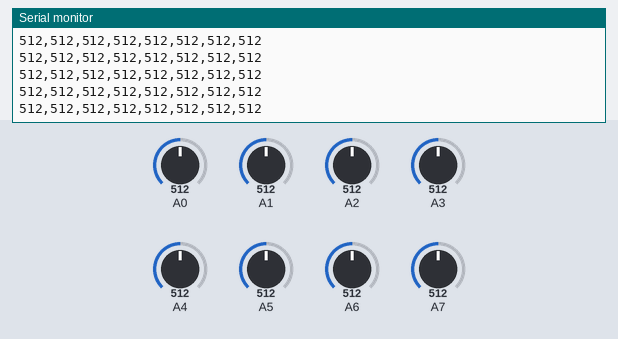
The sketch below on a simulated Arduino Nano, built with avr-gcc and run on an emulated ATmega328P. Parts: the last lines printed to the serial monitor. The inputs (shaded band) are chosen by the test bench; at power-on: A1 = 512, A0 = 512, A2 = 512, A3 = 512, A4 = 512, A5 = 512, A6 = 512, A7 = 512.

Above: at 4.2 s.
4.3 s: A1 set to 109
At 4.9 s:
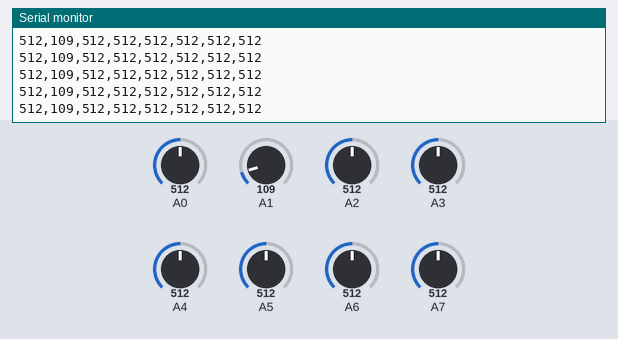
7.3 s: A1 set to 94
At 8.4 s:
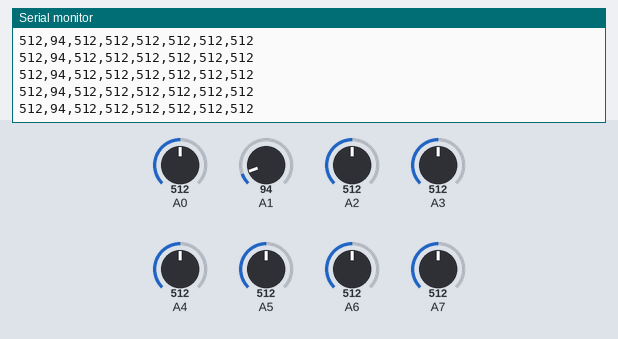
Timing chart, 0 to 10.3 s (numbered marks = the images above; inputs shaded):
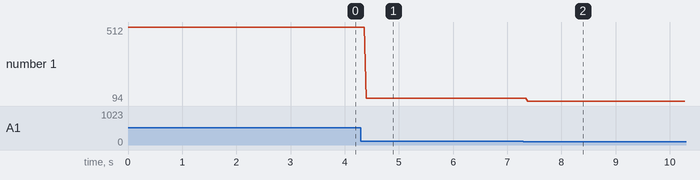

Measured:
- after the input at 4.3 s, the serial monitor: prints a new line after 0.09 s (image 1)
- after the input at 7.3 s, the serial monitor: prints a new line after 0.08 s (image 2)
- plotted number 1: 512 → 109 after the input at 4.3 s, 109 → 94 after the input at 7.3 s

The sketch:

readserial.ino
```cpp
void setup() {
  Serial.begin(9600); // Initialize serial communication at 9600 baud
}

void loop() {
  for (int pin = A0; pin <= A7; pin++) {
    int value = analogRead(pin); // Read value from analog pin
    Serial.print(value);         // Send the value
    if (pin < A7) Serial.print(","); // Separate values with a comma
  }
  Serial.println(); // End line after all pins
  delay(1);        // Adjust based on sampling rate requirements
}
```
